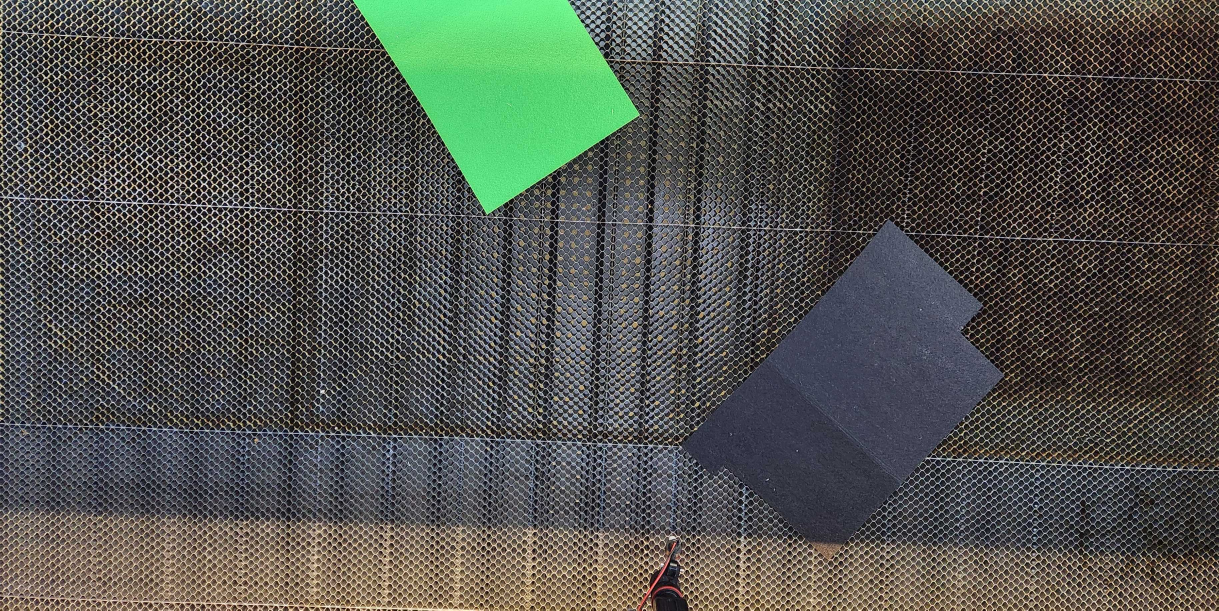
#> input picture 02.jpg, 3657 x 1831 px, found by its file name (shown at 1/3 size)
$ python contour_twice.py
#> lines starting #> are read from the running program, lines starting #| are printed output that depends on the picture; after the words box and inside, x2 and y2 are one past the last pixel; in counts of white or black regions, pixels touching at a corner belong together
import cv2
import numpy as np
import matplotlib.pyplot as plt
color=(0,0,0)
count=0
# 이미지 불러오기
filename='02'
img = cv2.imread(f"{filename}.jpg", cv2.IMREAD_COLOR)
#> img is the input picture: shape (1831, 3657, 3); mean B, G, R 77.9, 83.3, 81.3
image=img
img = cv2.resize(img, (800, 600))  # 이미지 크기 조정-카메라 설치 후 하이퍼파라미터 조정
#> img: shape (600, 800, 3)

def remove_overlapping_contours(contours, img_size=(500, 500)):
    # 컨투어 리스트 정렬 (면적 기준 내림차순)
    contours = sorted(contours, key=lambda cnt: cv2.contourArea(cnt), reverse=True)
    remaining_contours = []

    # 빈 마스크 초기화
    mask = np.zeros(img_size, dtype=np.uint8)

    for cnt in contours:
        # 현재 컨투어를 그린 마스크 생성
        current_mask = np.zeros(img_size, dtype=np.uint8)
        cv2.drawContours(current_mask, [cnt], -1, 255, -1)

        # 기존 마스크와 AND 연산으로 겹치는 영역 확인
        overlap = cv2.bitwise_and(mask, current_mask)

        if not np.any(overlap):  # 겹치는 영역이 없으면
            remaining_contours.append(cnt)
            # 현재 컨투어를 전체 마스크에 추가
            cv2.drawContours(mask, [cnt], -1, 255, -1)
    return remaining_contours

# Canny Edge Detection
edges = cv2.Canny(img, 240, 240)  # Canny로 엣지 검출
#> edges: shape (600, 800); 32.5% white in thin lines or dots

kernel = np.ones((4,4), np.uint8)
morph = cv2.morphologyEx(edges, cv2.MORPH_CLOSE, kernel)
#> morph: shape (600, 800); 87.3% white; 184 black regions (119 under 20 px)
edges  = cv2.blur(edges, (3, 3))
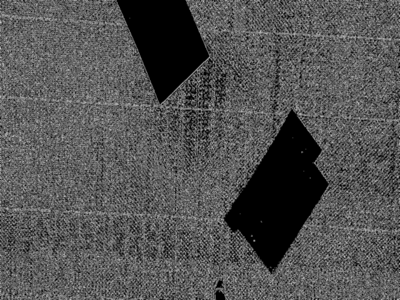
#> edges: shape (600, 800) (shown at 1/2 size); min 0, max 227, mean 82.9
# 컨투어 검출 (Canny후에 블러처리까지 한 결과를 입력으로 사용)
contours, hierarchy = cv2.findContours(morph, cv2.RETR_TREE, cv2.CHAIN_APPROX_TC89_KCOS)
#> contours = 186 contours, 122 with area under 20; largest, box (x1, y1, x2, y2) and area: (0, 0, 800, 600) 454836, (447, 218, 660, 547) 34299, (432, 560, 448, 578) 177, (431, 157, 450, 176) 158, (377, 188, 391, 202) 106
realcontour=[]
for i, cnt in enumerate(contours):
    area = cv2.contourArea(cnt)
    peri = cv2.arcLength(cnt, True)
    if 400000>area > 5000:  # 면적 필터링-카메라 설치 후 하이퍼파리미터 조정
        # 컨투어 내부 마스크 생성
        mask = np.zeros(img.shape[:2], dtype=np.uint8)
        cv2.drawContours(mask, [cnt], -1, 255, -1)  # 내부를 채운 마스크

        mean_val, stddev_val = cv2.meanStdDev(img, mask=mask)  # 평균 및 표준편차 계산

        # 평균 및 표준편차 출력
        print(f"Contour {i}: Mean BGR = {mean_val.flatten()}, StdDev = {stddev_val.flatten()}")

        # 색상이 비슷한지 판별 (임의 기준: 표준편차가 50 미만)-카메라 설치 후 하이퍼파라미터 조정
        if np.all(stddev_val < 50):
            # 컨투어를 이미지에 그리기
            cnt= cv2.approxPolyDP(cnt, 0.005* peri, True)
            M = cv2.moments(cnt, False)
            cX = int(M['m10'] / M['m00'])
            cY = int(M['m01'] / M['m00'])
            color=img[cX,cY]
            print([255,255,255]-color)
            print(cnt.shape)
            realcontour.append(cnt)
#> this loop made 186 passes
#> (area, peri, mean_val, stddev_val, cX, cY, color) on pass 109: (34299, 921, [84.06, 67.19, 64.85], [18.09, 16.65, 16.31], 559, 388, [215, 239, 253])
#> (printed output is left out)
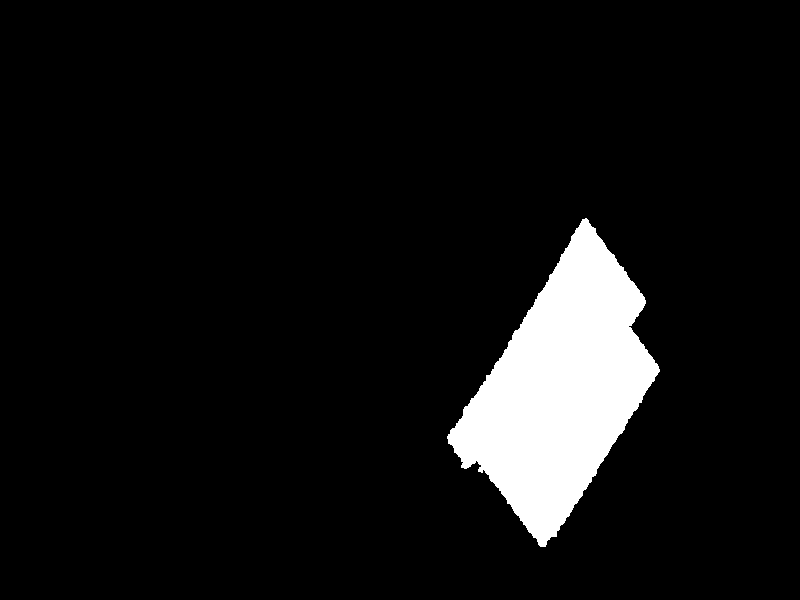
#> mask: shape (600, 800); 7.2% white; 1 white region
#> after the loop, realcontour = 1 contour; box (x1, y1, x2, y2) and area: (447, 218, 660, 547) 34294

filtered_contours=remove_overlapping_contours(realcontour)
#> in remove_overlapping_contours, `contours = sorted(contours, key=lambda cnt: cv2.contourArea(cnt), reve..`: contours has the same summary as realcontour outside remove_overlapping_contours
#> the loop in remove_overlapping_contours, `for cnt in contours:` made 1 pass
#> after the loop in remove_overlapping_contours, `for cnt in contours:`: remaining_contours has the same summary as realcontour outside remove_overlapping_contours
#> filtered_contours has the same summary as realcontour

for i, cnt in enumerate(filtered_contours):
    cv2.drawContours(img, [cnt], -1, (255,0,255), 2)
#> this loop made 1 pass
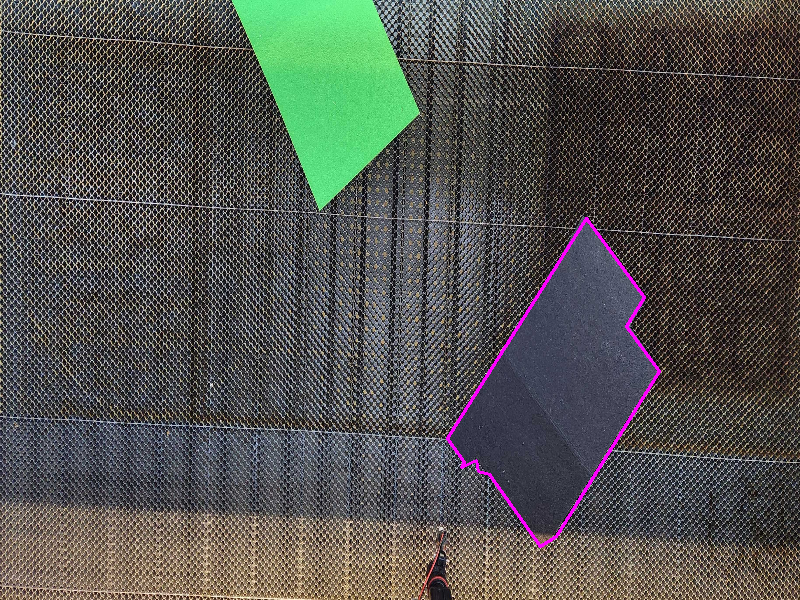
#> img: shape (600, 800, 3); mean B, G, R 78.8, 82.8, 82.2
print(len(realcontour))
#| 1

#호진 코드

def is_difference_large(values, threshold):
    """
    주어진 리스트에서 최대값과 최소값의 차이가 임계값(threshold)보다 큰지 판단.

    Parameters:
        values (list or tuple): [a, b, c]와 같은 숫자 리스트
        threshold (float): 차이가 크다고 판단할 기준값

    Returns:
        bool: True (차이가 큼), False (차이가 작음)
    """
#> called with values = array of shape (3,), threshold = 10
    max_value = max(values)  # 최대값
#> max_value = 253
    min_value = min(values)  # 최소값
#> min_value = 215
    difference = max_value - min_value  # 최대값과 최소값의 차이
#> difference = 38

    return difference < threshold  # 차이가 임계값보다 큰지 확인


threshold = 10  # 차이가 크다고 판단할 기준

# 함수 호출
result = is_difference_large(color, threshold)
#> result = False

if result:
    print("black")
    color=np.array([0,0,255])
else:
    print(f"color{color}")
#| color[215 239 253]

image_gray = cv2.cvtColor(image, cv2.COLOR_BGR2GRAY)

# Gaussian Blur 적용
blurred_image = cv2.GaussianBlur(image_gray, (5, 5), 0)

# Harris Corner Detection
harris_corners_blurred = cv2.cornerHarris(blurred_image, blockSize=2, ksize=3, k=0.04)

# 코너를 강조하기 위해 팽창(dilate)
harris_corners_dilated_blurred = cv2.dilate(harris_corners_blurred, None)

# 원본 이미지에 코너 강조 (빨간색으로 표시)
harris_corners_image_blurred = image.copy()
harris_corners_image_blurred[harris_corners_dilated_blurred > 0.01 * harris_corners_dilated_blurred.max()] = [255,255,255]-color

img=harris_corners_image_blurred

#코드 재실행
img = cv2.resize(img, (800, 600))  # 이미지 크기 조정-카메라 설치 후 하이퍼파라미터 조정

# Canny Edge Detection
edges = cv2.Canny(img, 240, 240)  # Canny로 엣지 검출
#> edges: shape (600, 800); 27.4% white in thin lines or dots

kernel = np.ones((4,4), np.uint8)
morph = cv2.morphologyEx(edges, cv2.MORPH_CLOSE, kernel)
#> morph: shape (600, 800); 77.8% white; 1415 black regions (487 under 20 px)
edges  = cv2.blur(edges, (3, 3))
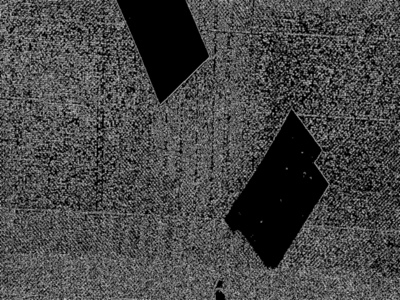
#> edges: shape (600, 800) (shown at 1/2 size); min 0, max 227, mean 69.8
# 컨투어 검출 (Canny후에 블러처리까지 한 결과를 입력으로 사용)
contours, hierarchy = cv2.findContours(morph, cv2.RETR_TREE, cv2.CHAIN_APPROX_TC89_KCOS)
#> contours = 1458 contours, 500 with area under 20; largest, box (x1, y1, x2, y2) and area: (0, 0, 800, 600) 454428, (448, 220, 659, 540) 34066, (598, 156, 636, 221) 689, (541, 204, 568, 235) 369, (708, 332, 755, 349) 358
realcontour=[]
for i, cnt in enumerate(contours):
    area = cv2.contourArea(cnt)
    peri = cv2.arcLength(cnt, True)
    if 400000>area > 5000:  # 면적 필터링-카메라 설치 후 하이퍼파리미터 조정
        # 컨투어 내부 마스크 생성
        mask = np.zeros(img.shape[:2], dtype=np.uint8)
        cv2.drawContours(mask, [cnt], -1, 255, -1)  # 내부를 채운 마스크

        mean_val, stddev_val = cv2.meanStdDev(img, mask=mask)  # 평균 및 표준편차 계산

        # 평균 및 표준편차 출력
        print(f"Contour {i}: Mean BGR = {mean_val.flatten()}, StdDev = {stddev_val.flatten()}")

        # 색상이 비슷한지 판별 (임의 기준: 표준편차가 50 미만)-카메라 설치 후 하이퍼파라미터 조정
        if np.all(stddev_val < 50):
            # 컨투어를 이미지에 그리기
            cnt= cv2.approxPolyDP(cnt, 0.005* peri, True)
            M = cv2.moments(cnt, False)
            cX = int(M['m10'] / M['m00'])
            cY = int(M['m01'] / M['m00'])
            color=img[cX,cY]
            print([255,255,255]-color)
            print(cnt.shape)
            realcontour.append(cnt)
#> this loop made 1458 passes
#> (area, peri, mean_val, stddev_val, cX, cY, color) on pass 775: (34066.5, 903.2, [83.59, 66.43, 63.87], [17.49, 16.01, 15.72], 559, 389, [48, 62, 80])
#> (printed output is left out)
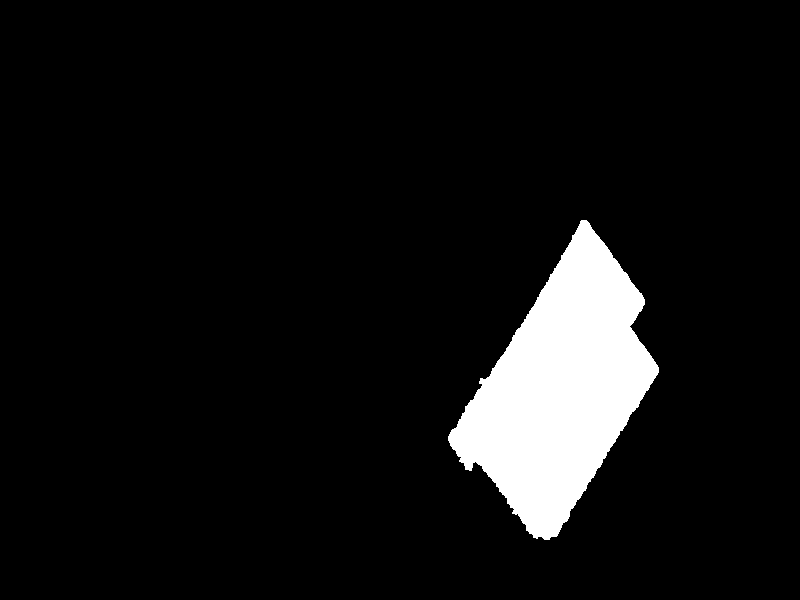
#> mask: shape (600, 800); 7.2% white; 1 white region
#> after the loop, realcontour = 1 contour; box (x1, y1, x2, y2) and area: (448, 220, 659, 540) 34104

filtered_contours=remove_overlapping_contours(realcontour)
#> call 2 of remove_overlapping_contours, with img_size = (500, 500)
#> in remove_overlapping_contours (call 2), `contours = sorted(contours, key=lambda cnt: cv2.contourArea(cnt), reve..`: contours has the same summary as realcontour outside remove_overlapping_contours
#> the loop in remove_overlapping_contours (call 2), `for cnt in contours:` made 1 pass
#> after the loop in remove_overlapping_contours (call 2), `for cnt in contours:`:
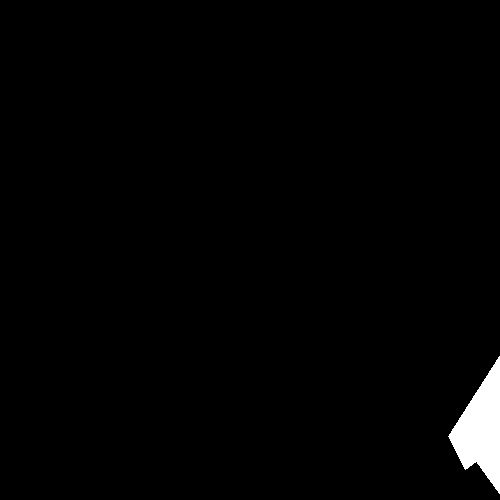
#> current_mask: shape (500, 500); 1.5% white; 1 white region
#> after the loop in remove_overlapping_contours (call 2), `for cnt in contours:`: remaining_contours has the same summary as realcontour outside remove_overlapping_contours
#> filtered_contours has the same summary as realcontour

for i, cnt in enumerate(filtered_contours):
    cv2.drawContours(img, [cnt], -1, (255,0,255), 2)
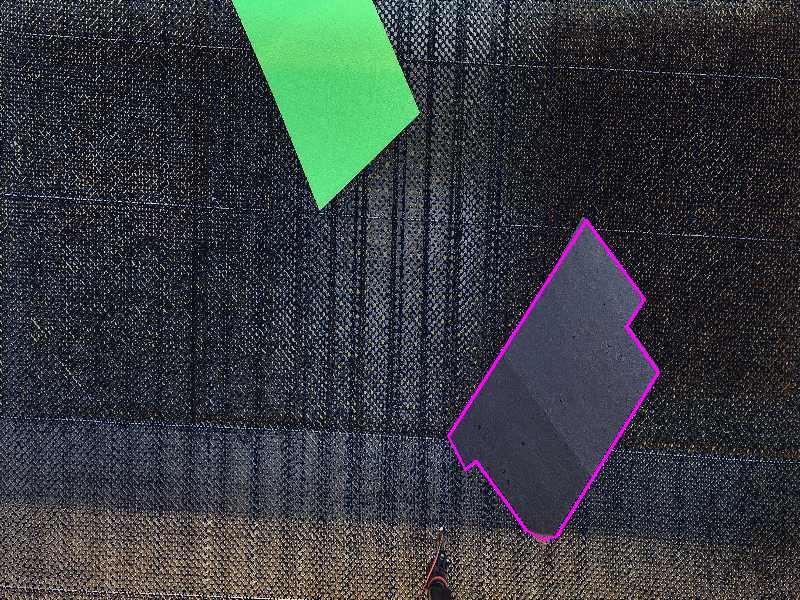
#> img: shape (600, 800, 3); mean B, G, R 62.1, 59, 53.5
print(len(realcontour))
#| 1
# 결과 출력
cv2.imshow("Contours with Color Analysis_final", img)
cv2.waitKey(5000)  # 5000ms = 5초 동안 대기

$ run again, with 00.jpg copied over 02.jpg
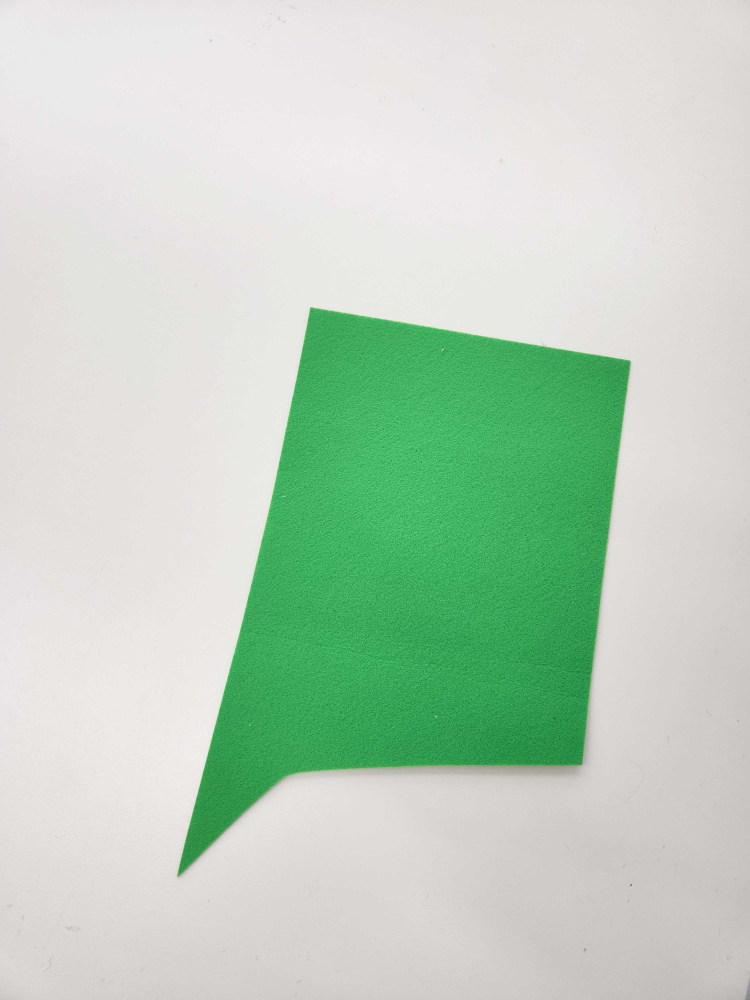
#> input picture 00.jpg, 3000 x 4000 px, found by its file name (shown at 1/4 size)
#> img is the input picture: shape (4000, 3000, 3); mean B, G, R 192.4, 210.7, 190.4
#> `morph = cv2.morphologyEx(edges, cv2.MORPH_CLOSE, kernel)`:
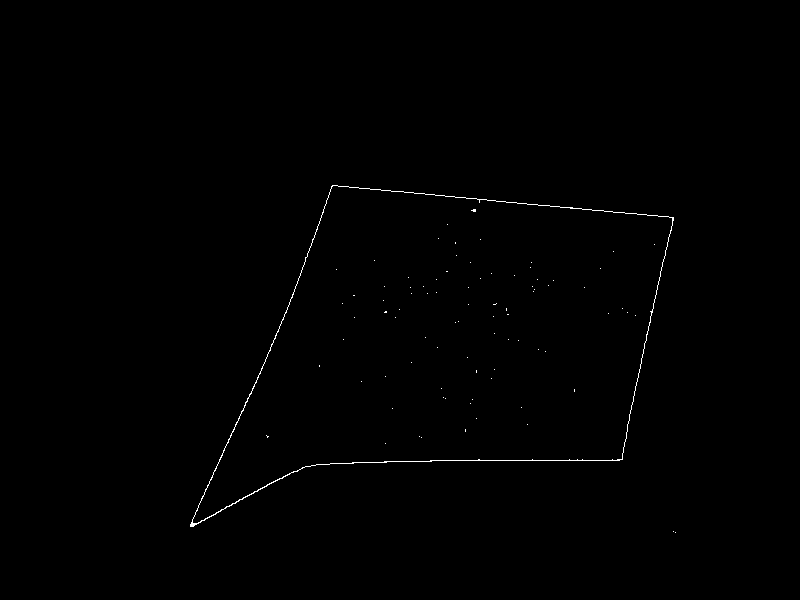
#> morph: shape (600, 800); 0.34% white in thin lines or dots, all inside (x1, y1, x2, y2) = (190, 185, 676, 533)
#> `contours, hierarchy = cv2.findContours(morph, cv2.RETR_TREE, cv2.CHAIN..`: contours = 87 contours, 85 with area under 20; largest, box (x1, y1, x2, y2) and area: (190, 185, 674, 527) 99812, (192, 185, 673, 524) 99592
#> the loop `for i, cnt in enumerate(contours):` made 87 passes
#> (area, peri, mean_val, stddev_val, cX, cY, color) on passes 3 to 4: (99811.5, 1418.2, [91.45, 169.2, 60.27], [17.36, 16.73, 19.31], 448, 339, [80, 159, 48]), (99591.5, 1413.6, [91.3, 169.2, 60.03], [17.03, 16.72, 18.59], 448, 338, [97, 176, 65])
#> (printed output is left out)
#> after the loop `for i, cnt in enumerate(contours):`: realcontour = 2 contours; box (x1, y1, x2, y2) and area: (190, 186, 674, 527) 101718, (192, 185, 673, 523) 101001
#> in remove_overlapping_contours, `contours = sorted(contours, key=lambda cnt: cv2.contourArea(cnt), reve..`: contours has the same summary as realcontour outside remove_overlapping_contours
#> the loop in remove_overlapping_contours, `for cnt in contours:` made 2 passes
#> after the loop in remove_overlapping_contours, `for cnt in contours:`: remaining_contours = 1 item
#> the loop `for i, cnt in enumerate(filtered_contours):` made 1 pass
#| 2
#> max_value = 176
#> min_value = 65
#> difference = 111
#> result = False
#| color[ 97 176  65]
#> `contours, hierarchy = cv2.findContours(morph, cv2.RETR_TREE, cv2.CHAIN..`: contours = 355 contours, 146 with area under 20; largest, box (x1, y1, x2, y2) and area: (190, 185, 674, 527) 99712, (192, 299, 348, 524) 11946, (469, 200, 673, 316) 8174, (459, 380, 636, 461) 5258, (313, 185, 452, 254) 4950
#> the loop `for i, cnt in enumerate(contours):` made 355 passes
#> (area, peri, mean_val, stddev_val, cX, cY, color) on passes 8, 77, 195, 314: (99711.5, 1420.4, [97.78, 160.6, 72.7], [24.06, 28.27, 39.2], 448, 339, [80, 159, 48]), (5258.5, 900.3, [79.47, 148.1, 52.57], [20.15, 14.95, 30.9], 562, 438, [210, 213, 217]), (11946, 1301.8, [87.78, 160.4, 60.91], [20.02, 18.08, 27.74], 270, 422, [115, 196, 80]), (8174, 1257.8, [93.08, 165.9, 65.72], [17.64, 18.71, 25.78], 598, 242, [202, 205, 209])
#> (printed output is left out)
#> after the loop `for i, cnt in enumerate(contours):`: realcontour = 4 contours; box (x1, y1, x2, y2) and area: (190, 186, 674, 527) 101718, (192, 299, 348, 523) 11102, (469, 203, 671, 316) 7648, (459, 380, 636, 461) 5004
#> in remove_overlapping_contours (call 2), `contours = sorted(contours, key=lambda cnt: cv2.contourArea(cnt), reve..`: contours has the same summary as realcontour outside remove_overlapping_contours
#> the loop in remove_overlapping_contours (call 2), `for cnt in contours:` made 4 passes
#> after the loop `for i, cnt in enumerate(filtered_contours):`:
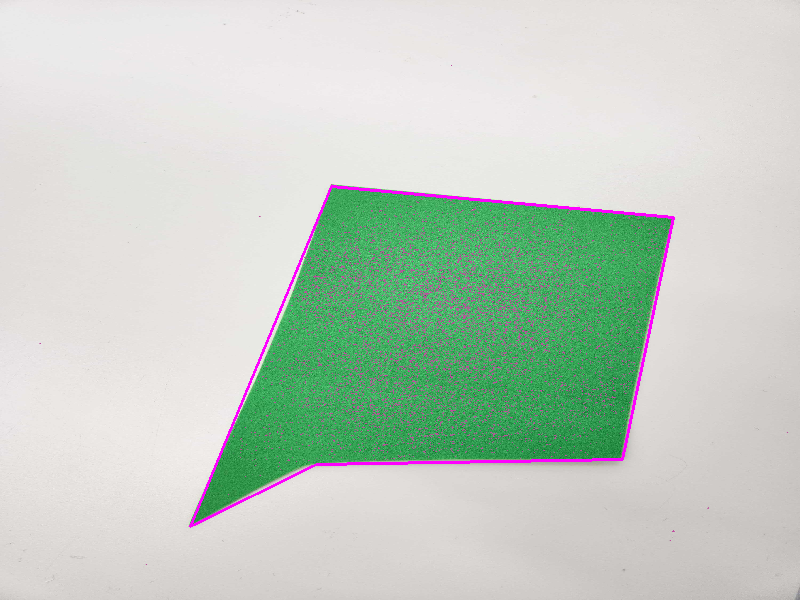
#> img: shape (600, 800, 3); mean B, G, R 194.5, 207.3, 193.7
#| 4
